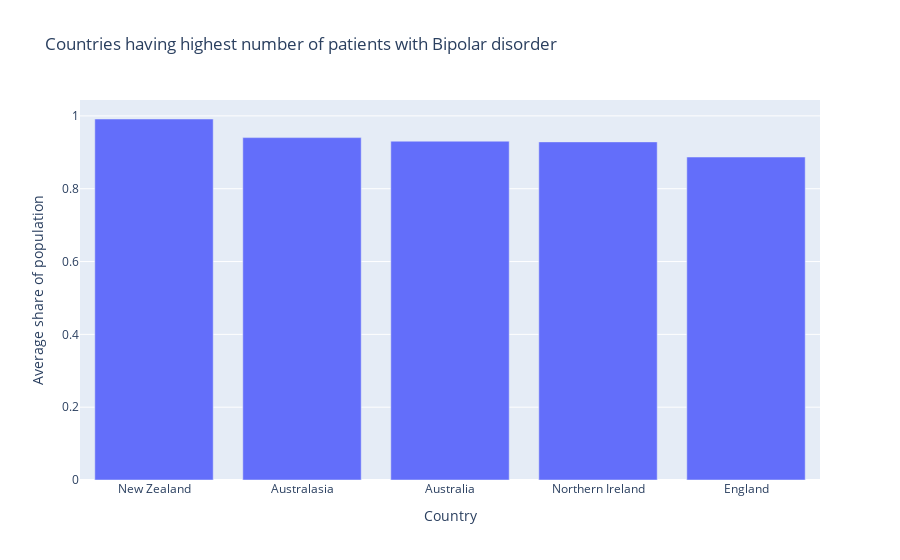

Write notebook code for a chart like this one.
### Code cell
df_Bipolar = Normalize.sort_values(by="Bipolar", ascending=False)
plt.figure(figsize=(10,7))
fig = px.bar(df_Bipolar.head(), x='Entity', y='Bipolar',
             title='Countries having highest number of patients with Bipolar disorder',
             labels={'Entity': 'Country', 'Bipolar': 'Average share of population'})
fig.show()

### Figure 1 — Plotly figure (JSON) as saved in the notebook; plotly's stock layout.template omitted (floating-point values rounded to 4 significant figures)
{"data": [{"alignmentgroup": "True", "hovertemplate": "Country=%{x}<br>Average share of population=%{y}<extra></extra>", "legendgroup": "", "marker": {"color": "#636efa", "pattern": {"shape": ""}}, "name": "", "offsetgroup": "", "orientation": "v", "showlegend": false, "textposition": "auto", "type": "bar", "x": ["New Zealand", "Australasia", "Australia", "Northern Ireland", "England"], "xaxis": "x", "y": [0.9915, 0.9404, 0.9306, 0.9286, 0.8871], "yaxis": "y"}], "layout": {"barmode": "relative", "legend": {"tracegroupgap": 0}, "title": {"text": "Countries having highest number of patients with Bipolar disorder"}, "xaxis": {"anchor": "y", "domain": [0, 1], "title": {"text": "Country"}}, "yaxis": {"anchor": "x", "domain": [0, 1], "title": {"text": "Average share of population"}}}}
